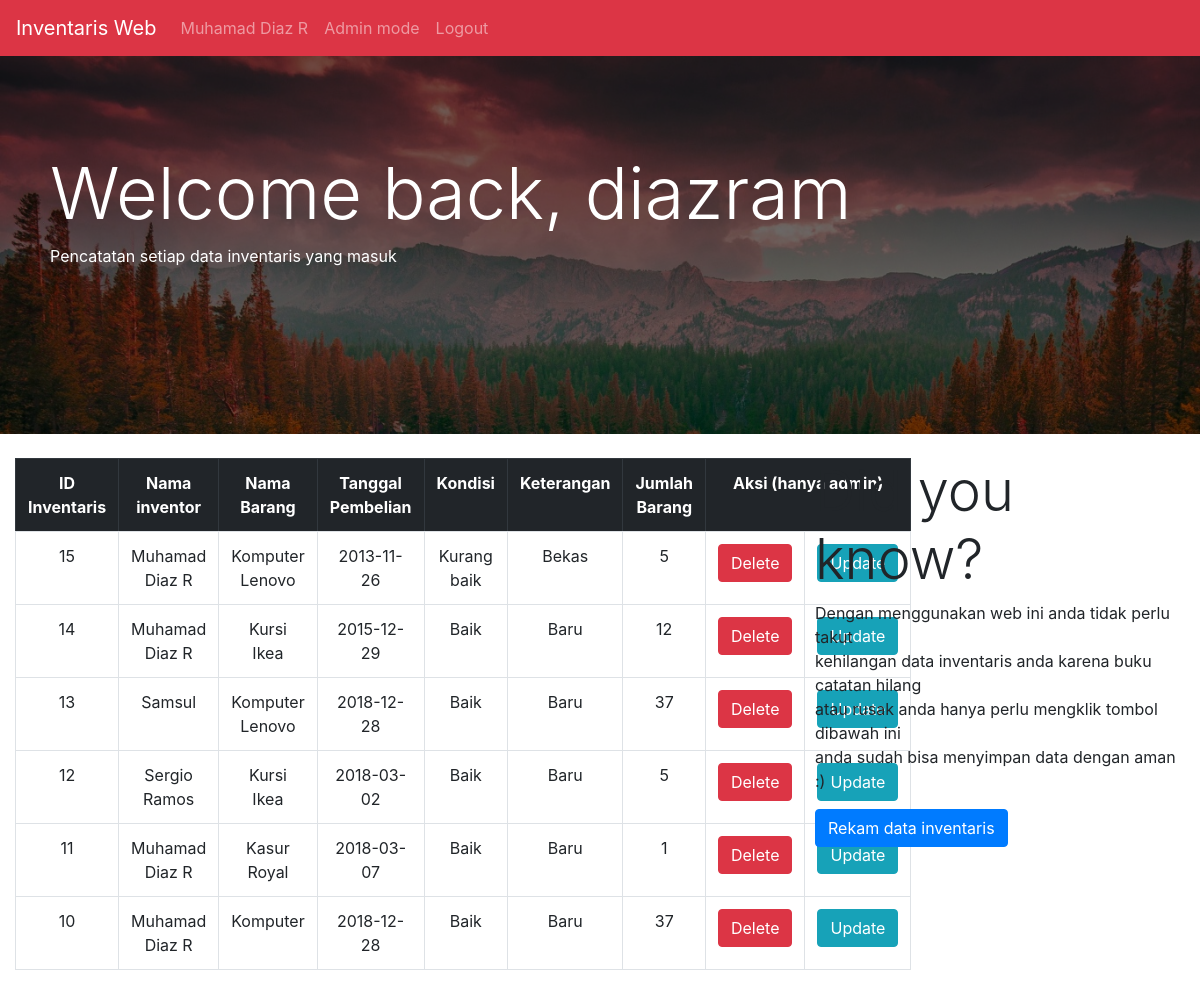
Before: /view/main.php (signed in) with the older database file.
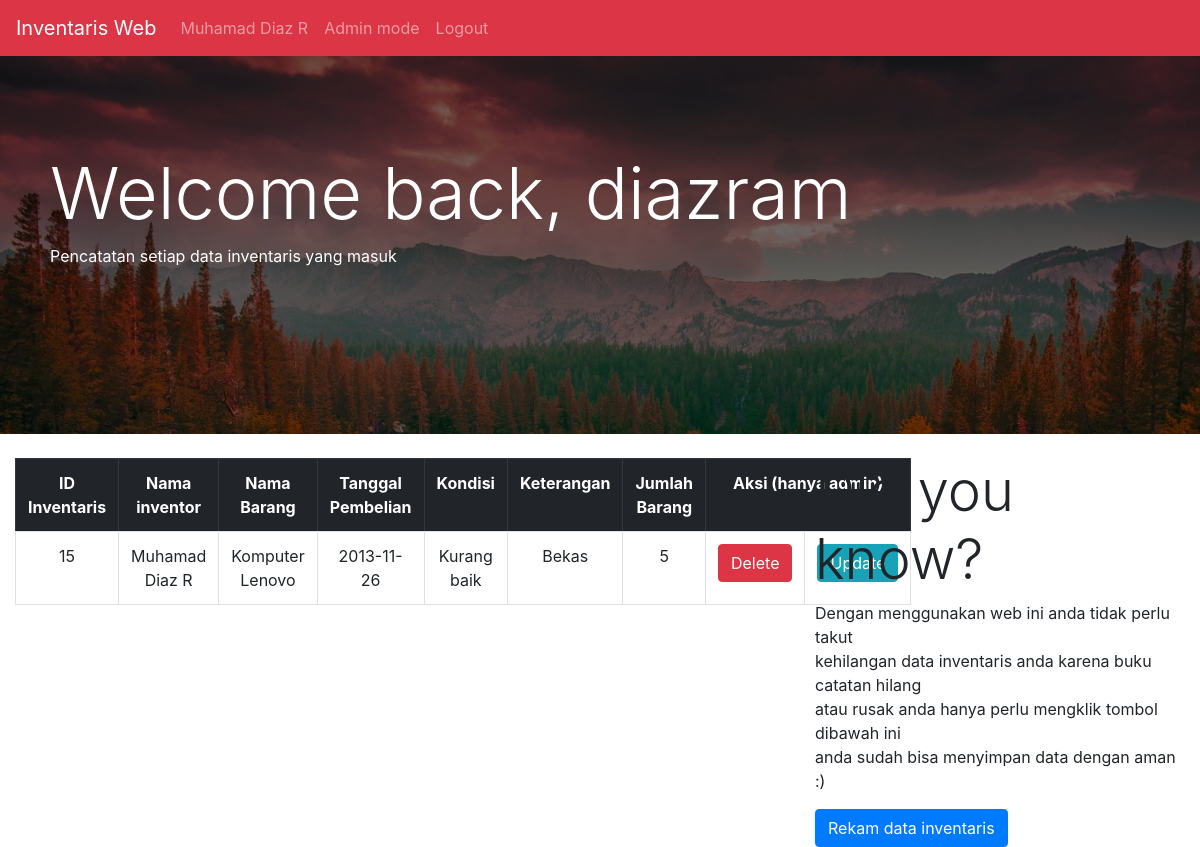
After: the same page with the newer database file.
### tables this page shows
CREATE TABLE `user` (
  `id_user` int(11) NOT NULL,
  `fullname` varchar(50) NOT NULL,
  `username` varchar(50) NOT NULL,
  `address` varchar(50) NOT NULL,
  `phone_number` varchar(50) NOT NULL,
  `password` varchar(50) NOT NULL,
  `admin` tinyint(1) NOT NULL DEFAULT '0'
);

CREATE TABLE `data_inventaris` (
  `id_inventaris` int(11) NOT NULL,
  `id_user` int(11) NOT NULL,
  `nama_barang` varchar(50) NOT NULL,
  `tanggal_pembelian` date NOT NULL,
  `status_barang` varchar(50) NOT NULL,
  `kondisi_barang` varchar(50) NOT NULL,
  `jumlah_barang` int(11) NOT NULL,
  `created_at` timestamp NOT NULL DEFAULT CURRENT_TIMESTAMP
);

### view/main.php (the view, shortened to what this page needs)
<?php
    require '../secret/dbsetting.php';
    $conn = new mysqli($server, $dbuser, $keypass, $dbname);
    $id_user = $_SESSION['id_user'];
    $sqluser = "SELECT * FROM user WHERE id_user=$id_user";
    $result = $conn->query($sqluser);
    $user = mysqli_fetch_array($result, MYSQLI_ASSOC);
?>
<!DOCTYPE html>
<html lang="en">
<head>
    <link rel="stylesheet" href="https://maxcdn.bootstrapcdn.com/bootstrap/4.0.0/css/bootstrap.min.css">
    <link rel="stylesheet" href="../assets/assets.css" />
    <link rel="stylesheet" href="https://use.fontawesome.com/releases/v5.0.8/css/solid.css">
    <link rel="stylesheet" href="https://use.fontawesome.com/releases/v5.0.8/css/fontawesome.css">
</head>
<body>
    <div class="navbar navbar-expand-md bg-danger fixed-top navbar-dark">
        <a class="navbar-brand" href="#">Inventaris Web</a>
        <ul class="navbar-nav">
            <li class="nav-item">
                <a class="nav-link" href="main.php"><?php echo $user['fullname'] ?></a>
            </li>
            <?php
                if($user['admin'] == 1) {
                    echo
                        "<li class='nav-item'>
                            <a class='nav-link' href='#'>Admin mode</a>
                         </li>
                        ";
                }
            ?>
            <li class="nav-item">
                <a class="nav-link" href="../controller/logout-process.php">Logout</a>
            </li>
        </ul>
    </div>
    <div class="container-fluid text-white ct-top">
        <div class="faded-main">
            <h1 class="display-3">Welcome back, <?php echo $user['username'] ?></h1>
            <p>Pencatatan setiap data inventaris yang masuk</p>
        </div>
    </div>
    <div class="container-fluid">
        <br>
        <div class="row">
            <div class="col-md-8">
                <?php
                    $user_id = $_SESSION['id_user'];
                    if($user['admin'] == 1) {
                        $sql = "SELECT * FROM data_inventaris ORDER BY created_at DESC";
                    } else {
                        $sql = "SELECT * FROM data_inventaris WHERE id_user=$user_id ORDER BY created_at DESC";
                    }
                    $result = $conn->query($sql);
                    if($result->num_rows > 0) {
                        echo "<table class='table table-bordered text-center'>";
                        echo "<tr class='thead-dark'>
                        <th>ID Inventaris</th>";
                        if($user['admin'] == 1) {
                            echo "<th>Nama inventor</th>";
                        }
                        echo "<th>Nama Barang</th>
                        <th>Tanggal Pembelian</th>
                        <th>Kondisi</th>
                        <th>Keterangan</th>
                        <th>Jumlah Barang</th>";
                        if($user['admin'] == 1) {
                            echo "<th colspan='2'>Aksi (hanya admin)</th>";
                        }
                        echo "<tr>";
                        while($row = $result->fetch_assoc()) {
                            echo "<tr>
                            <td>$row[id_inventaris]</td>";
                            if($user['admin'] == 1) {
                                $id_inventor = $row['id_user'];
                                $inventsql = "SELECT * FROM user WHERE id_user=$id_inventor";
                                $inventor = $conn->query($inventsql);
                                $result2 = mysqli_fetch_array($inventor, MYSQLI_ASSOC);
                                echo "<td>" . $result2['fullname'] . "</td>";
                            }
                            echo "<td>$row[nama_barang]</td>
                            <td>$row[tanggal_pembelian]</td>
                            <td>$row[kondisi_barang]</td>
                            <td>$row[status_barang]</td>
                            <td>$row[jumlah_barang]</td>";
                            if($user['admin'] == 1) {
                            echo
                            "<td>".
                                "<form method='post' action='../controller/main-process-delete.php' onsubmit='return delete_validate()'>
                                    <input type='hidden' name='id_delete' value=$row[id_inventaris] />
                                    <button type='submit' class='btn btn-danger'>Delete</button>
                                </form>" .
                            "</td>";
                            echo
                            "<td>".
                                "<form method='post' action='update.php'>
                                    <input type='hidden' name='id_update' value=$row[id_inventaris] />
                                    <button type='submit' class='btn btn-info'>Update</button>
                                </form>" .
                            "</td>";
                            }
                        }
                        echo "</table>";
                    } else {
                        echo "<h1 class='text-center'>No Data</h1>";
                    }
                ?>
            </div>
            <div class="col-md-4">
                <h3 class="display-4">Did you know?</h3>
                <p>Dengan menggunakan web ini anda tidak perlu takut <br>
                kehilangan data inventaris anda karena buku catatan hilang<br>
                atau rusak anda hanya perlu mengklik tombol dibawah ini<br>
                anda sudah bisa menyimpan data dengan aman :)</p>
                <div class="btn-group">
                    <button type="button" class="btn btn-primary" data-toggle="modal" data-target="#createModal">
                        Rekam data inventaris
                    </button>
                </div>
            </div>
        </div>
    </div>
</body>
</html>

### assets/assets.css (style rules this page uses)
body { animation-name: body-animation; animation-duration: 500ms; animation-fill-mode: forwards; }
.ct-top { padding: 0; background-image: url(main-wp1.jpg); background-repeat: no-repeat; background-size: cover; }
.faded-main { padding: 150px 50px; background-color: rgba(0, 0, 0, .5); }

Changed rows visible on the page:
removed data_inventaris: id_inventaris "14", id_user.fullname "Muhamad Diaz R", nama_barang "Kursi Ikea", tanggal_pembelian "2015-12-29", kondisi_barang "Baik", status_barang "Baru", jumlah_barang "12"
removed data_inventaris: id_inventaris "13", id_user.fullname "Samsul", nama_barang "Komputer Lenovo", tanggal_pembelian "2018-12-28", kondisi_barang "Baik", status_barang "Baru", jumlah_barang "37"
removed data_inventaris: id_inventaris "12", id_user.fullname "Sergio Ramos", nama_barang "Kursi Ikea", tanggal_pembelian "2018-03-02", kondisi_barang "Baik", status_barang "Baru", jumlah_barang "5"
removed data_inventaris: id_inventaris "11", id_user.fullname "Muhamad Diaz R", nama_barang "Kasur Royal", tanggal_pembelian "2018-03-07", kondisi_barang "Baik", status_barang "Baru", jumlah_barang "1"
removed data_inventaris: id_inventaris "10", id_user.fullname "Muhamad Diaz R", nama_barang "Komputer", tanggal_pembelian "2018-12-28", kondisi_barang "Baik", status_barang "Baru", jumlah_barang "37"
